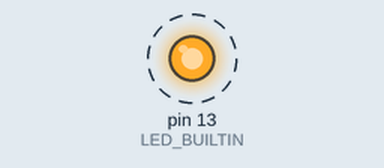
Recording of a sketch running on a simulated Arduino Uno, built with avr-gcc and run on an emulated ATmega328P. Shown: output pins drawn as LEDs (lit = HIGH). Dashed ring = blinking.

Above: at 0.06 s.
Timing chart, 0 to 3.0 s (numbered marks = the images above):
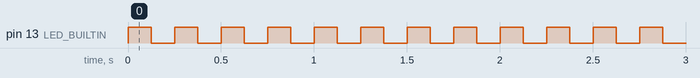

The sketch:

too_fast.ino
```cpp
const unsigned long HALF_PERIOD_MS = 125;

void setup() {
  pinMode(LED_BUILTIN, OUTPUT);
}

void loop() {
  digitalWrite(LED_BUILTIN, HIGH);
  delay(HALF_PERIOD_MS);
  digitalWrite(LED_BUILTIN, LOW);
  delay(HALF_PERIOD_MS);
}
```

Measured:
- by itself, pin 13 (LED_BUILTIN): alternates HIGH for 0.13 s and LOW for 0.13 s
